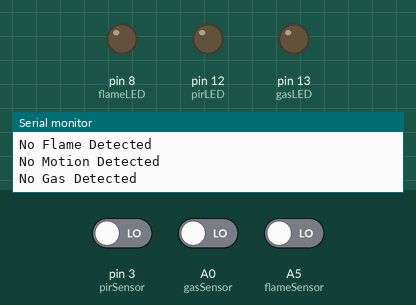
This sketch was run on a simulated Arduino Uno, built with avr-gcc and run on an emulated ATmega328P. Shown: output pins drawn as LEDs (lit = HIGH), the last lines printed to the serial monitor. The test bench sets the inputs (shaded band); at power-on: pin 3 (pirSensor) LOW, A0 (gasSensor) LOW, A5 (flameSensor) LOW. WiFi joins after 1.5 s; servers stay silent unless stated; no MQTT or app messages arrive unless stated.

Above: at 2.7 s.
2.8 s: pin 3 (pirSensor) driven HIGH
At 4.2 s:
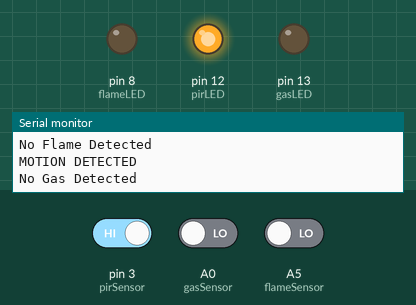
4.5 s: A0 (gasSensor) driven HIGH
At 5.4 s:
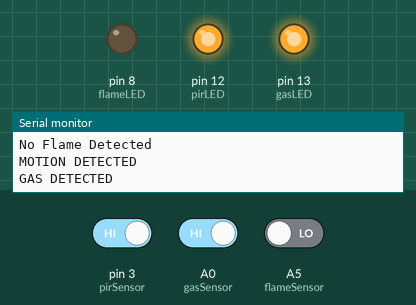
6.0 s: A5 (flameSensor) driven HIGH
At 6.7 s:
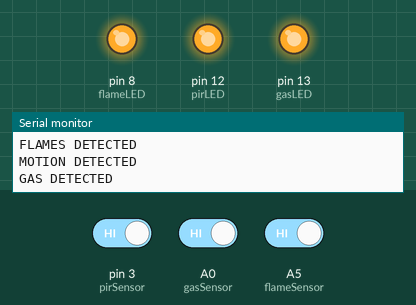
7.5 s: pin 3 (pirSensor) driven LOW
At 7.9 s:
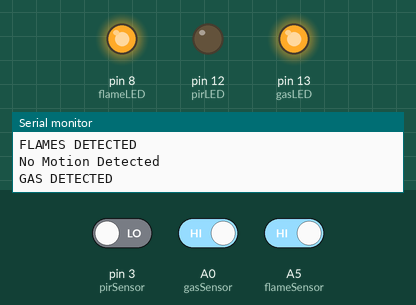
9.0 s: A5 (flameSensor) driven LOW
At 10.3 s:
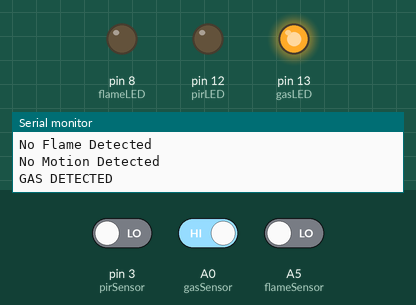
Timing chart, 0 to 12.0 s (numbered marks = the images above; inputs shaded):
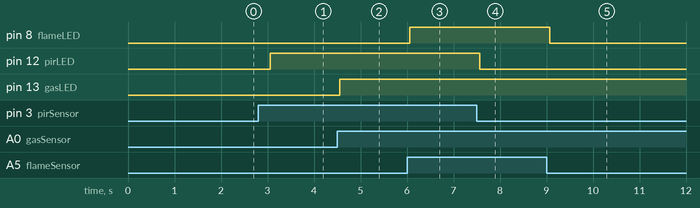

Measured:
- after the input at 2.8 s, pin 12 (pirLED): LOW → HIGH after 0.26 s
- after the input at 4.5 s, pin 13 (gasLED): LOW → HIGH after 0.06 s
- after the input at 6.0 s, pin 8 (flameLED): LOW → HIGH after 0.06 s
- after the input at 7.5 s, pin 12 (pirLED): HIGH → LOW after 0.06 s
- after the input at 9.0 s, pin 8 (flameLED): HIGH → LOW after 0.07 s

The sketch:

Security_System_online.ino
```cpp
#define pirSensor 3
#define flameLED 8
#define pirLED 12
#define gasLED 13
#define flameSensor A5
#define gasSensor A0

#include <Ethernet.h>
#include <MQTT.h>
byte mac[] = {0xDE, 0xAD, 0xBE, 0xEF, 0xFE, 0xED};
byte ip[] = {192, 168, 1, 177};
EthernetClient net;
MQTTClient client;
unsigned long lastMillis = 0;

void connect() {
  Serial.print("connecting...");
  while (!client.connect("arduino", "hivemq.webclient.1734729261203", "G6y&l70e%U1Bt:CSj#Os")) {
    Serial.print(".");
    delay(1000);
  }
  Serial.println("\nconnected!");
  client.subscribe("sensors/#");
}

void messageReceived(String &topic, String &payload) {
  Serial.println("incoming: " + topic + " - " + payload);
}

void setup() {
  Serial.begin(9600);
  pinMode(pirSensor, INPUT);
  pinMode(flameSensor, INPUT);
  pinMode(gasSensor, INPUT);
  pinMode(flameLED, OUTPUT);
  pinMode(pirLED, OUTPUT);
  pinMode(gasLED, OUTPUT);

  Ethernet.begin(mac);
  client.begin("7d21f04822a54190b282914f7448d707.s1.eu.hivemq.cloud", 8883, net);
  client.onMessage(messageReceived);
  connect();
}


void loop ()
{
  client.loop();
  if (!client.connected()) {
    connect();
  }


  int flame_value = digitalRead(flameSensor);
  int pir_value = digitalRead(pirSensor);
  int gas_value = digitalRead(gasSensor);

  if (flame_value == HIGH) {
    Serial.println("FLAMES DETECTED");
    digitalWrite(flameLED, HIGH);
    if (millis() - lastMillis > 1000) {
      lastMillis = millis();
      client.publish("sensors/flame", "FLAMES DETECTED");
    }
  }
  else {
    Serial.println("No Flame Detected");
    digitalWrite(flameLED, LOW);
  }

  if (pir_value == HIGH) {
    Serial.println("MOTION DETECTED");
    digitalWrite(pirLED, HIGH);
    if (millis() - lastMillis > 1000) {
      lastMillis = millis();
      client.publish("sensors/motion", "MOTION DETECTED");
    }
  }
  else {
    Serial.println("No Motion Detected");
    digitalWrite(pirLED, LOW);
  }

  if (gas_value == HIGH) {
    Serial.println("GAS DETECTED");
    digitalWrite(gasLED, HIGH);
    if (millis() - lastMillis > 1000) {
      lastMillis = millis();
      client.publish("#sensors/gas", "GAS DETECTED");
    }
  }
  else {
    Serial.println("No Gas Detected");
    digitalWrite(gasLED, LOW);
  }

  delay(500);


}
```
